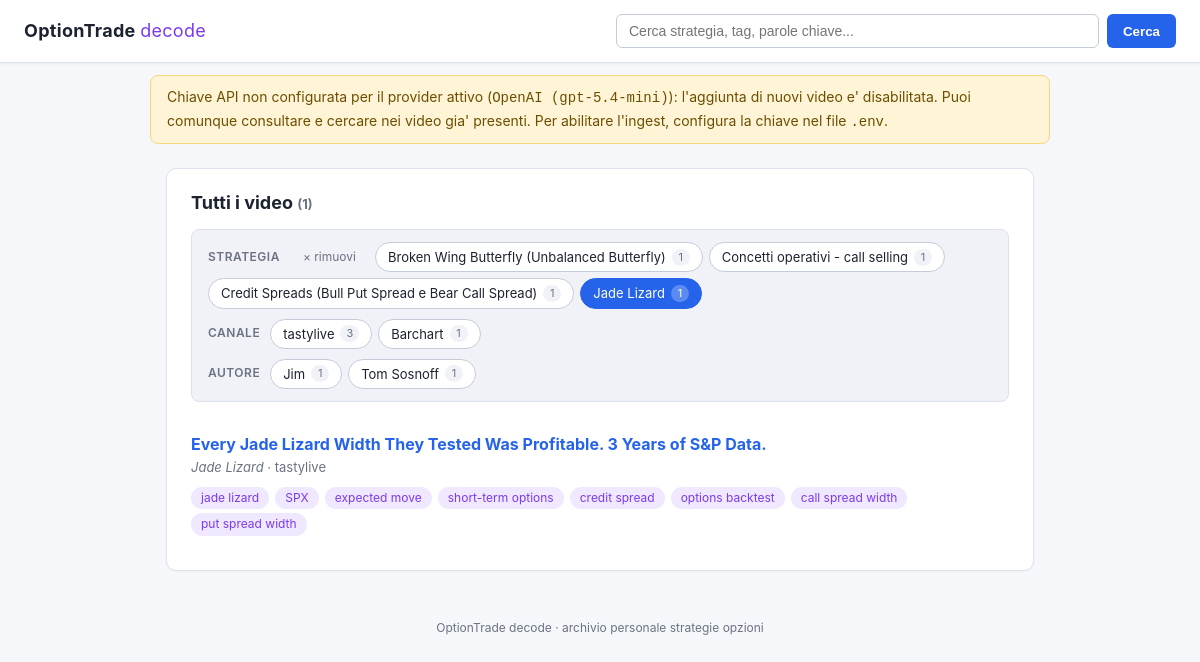
/search?strategia=Jade+Lizard, run on the app's committed database.
### tables this page shows
CREATE TABLE videos (
    id           INTEGER PRIMARY KEY AUTOINCREMENT,
    url          TEXT NOT NULL UNIQUE,
    video_id     TEXT NOT NULL,
    titolo       TEXT NOT NULL DEFAULT '',
    canale       TEXT NOT NULL DEFAULT '',
    durata_sec   INTEGER,
    lingua_orig  TEXT NOT NULL DEFAULT '',
    strategia    TEXT NOT NULL DEFAULT '',
    tag          TEXT NOT NULL DEFAULT '',
    trascrizione TEXT NOT NULL DEFAULT '',
    sintesi_it   TEXT NOT NULL DEFAULT '',
    created_at   TEXT NOT NULL
, autore TEXT NOT NULL DEFAULT '', topics TEXT NOT NULL DEFAULT '');

### app.py (the view)
@app.route("/search")
def search():
    query = (request.args.get("q") or "").strip()
    strategia = (request.args.get("strategia") or "").strip() or None
    canale = (request.args.get("canale") or "").strip() or None
    autore = (request.args.get("autore") or "").strip() or None
    risultati = db.search(query, strategia=strategia, canale=canale, autore=autore)
    return render_template(
        "search.html",
        query=query,
        risultati=risultati,
        facets=db.facets(),
        filtro_strategia=strategia,
        filtro_canale=canale,
        filtro_autore=autore,
    )

### app.py (called while the page is built)
@app.context_processor
def inject_globals():
    return {
        "api_key_present": has_api_key(),
        "provider_label": provider_label(),
    }

### db.py (called while the page is built, shortened)
@contextmanager
def connect() -> Iterator[sqlite3.Connection]:
    DB_PATH.parent.mkdir(parents=True, exist_ok=True)
    conn = sqlite3.connect(DB_PATH)
    conn.row_factory = sqlite3.Row
    try:
        yield conn
        conn.commit()
    finally:
        conn.close()

def list_recent(
    limit: int = 50,
    *,
    strategia: str | None = None,
    canale: str | None = None,
    autore: str | None = None,
) -> list[sqlite3.Row]:
    where, params = _filter_clauses(strategia, canale, autore)
    sql = (
        "SELECT id, titolo, strategia, tag, topics, canale, autore, created_at "
        "FROM videos"
    )
    if where:
        sql += " WHERE " + " AND ".join(where)
    sql += " ORDER BY id DESC LIMIT ?"
    params.append(limit)
    with connect() as conn:
        return conn.execute(sql, params).fetchall()

def search(
    query: str,
    limit: int = 50,
    *,
    strategia: str | None = None,
    canale: str | None = None,
    autore: str | None = None,
) -> list[sqlite3.Row]:
    if not query.strip():
        return list_recent(limit, strategia=strategia, canale=canale, autore=autore)

def _filter_clauses(
    strategia: str | None,
    canale: str | None,
    autore: str | None,
    table_alias: str = "",
) -> tuple[list[str], list]:
    prefix = f"{table_alias}." if table_alias else ""
    where: list[str] = []
    params: list = []
    if strategia:
        where.append(f"{prefix}strategia = ?")
        params.append(strategia)
    if canale:
        where.append(f"{prefix}canale = ?")
        params.append(canale)
    if autore:
        where.append(f"{prefix}autore = ?")
        params.append(autore)
    return where, params

### ingest.py (called while the page is built)
def _provider() -> str:
    return (os.getenv("LLM_PROVIDER", "openai") or "openai").strip().lower()

def has_api_key() -> bool:
    if _provider() == "anthropic":
        return bool(os.getenv("ANTHROPIC_API_KEY", "").strip())
    return bool(os.getenv("OPENAI_API_KEY", "").strip())

def provider_label() -> str:
    p = _provider()
    if p == "anthropic":
        return f"Anthropic ({os.getenv('CLAUDE_MODEL', 'claude-sonnet-4-6')})"
    return f"OpenAI ({os.getenv('OPENAI_MODEL', 'gpt-5.4-mini')})"

### templates/search.html (shortened to what this page needs)
{% extends "base.html" %}
{% block content %}
<section class="card">
  <h2>
    {% if query %}Risultati per "{{ query }}"{% else %}Tutti i video{% endif %}
    <span class="muted small">({{ risultati|length }})</span>
  </h2>
  {% set base_endpoint = 'search' %}
  {% set base_query = {'q': query} %}
  {% include "_filter_bar.html" %}
  {% if risultati %}
    <ul class="video-list">
      {% for r in risultati %}
        <li>
          <a href="{{ url_for('video_detail', video_pk=r['id']) }}"><strong>{{ r['titolo'] or '(senza titolo)' }}</strong></a>
          <div class="meta">
            {% if r['strategia'] %}<em>{{ r['strategia'] }}</em>{% endif %}
            {% if r['canale'] %}&middot; {{ r['canale'] }}{% endif %}
          </div>
          {% if r['tag'] %}<div class="tags">{% for t in r['tag'].split(',') %}<span class="tag">{{ t.strip() }}</span>{% endfor %}</div>{% endif %}
        </li>
      {% endfor %}
    </ul>
  {% else %}
    <p class="muted">Nessun risultato.</p>
  {% endif %}
</section>
{% endblock %}

### templates/_filter_bar.html (shortened to what this page needs)
{% if facets.strategia or facets.canale %}
<div class="filter-bar">
  {% if facets.strategia %}
    <div class="group">
      <span class="label">Strategia</span>
      {% if filtro_strategia %}
        <a class="chip clear" href="{{ chip_url(base_endpoint, base_query, 'strategia', None)|trim }}">&times; rimuovi</a>
      {% endif %}
      {% for nome, n in facets.strategia[:12] %}
        <a class="chip {% if filtro_strategia == nome %}active{% endif %}"
           href="{{ chip_url(base_endpoint, base_query, 'strategia', None if filtro_strategia == nome else nome)|trim }}">
          {{ nome }} <span class="count">{{ n }}</span>
        </a>
      {% endfor %}
    </div>
  {% endif %}
  {% if facets.canale %}
    <div class="group">
      <span class="label">Canale</span>
      {% for nome, n in facets.canale[:12] %}
        <a class="chip {% if filtro_canale == nome %}active{% endif %}"
           href="{{ chip_url(base_endpoint, base_query, 'canale', None if filtro_canale == nome else nome)|trim }}">
          {{ nome }} <span class="count">{{ n }}</span>
        </a>
      {% endfor %}
    </div>
  {% endif %}
  {% if facets.autore %}
    <div class="group">
      <span class="label">Autore</span>
      {% for nome, n in facets.autore[:12] %}
        <a class="chip {% if filtro_autore == nome %}active{% endif %}"
           href="{{ chip_url(base_endpoint, base_query, 'autore', None if filtro_autore == nome else nome)|trim }}">
          {{ nome }} <span class="count">{{ n }}</span>
        </a>
      {% endfor %}
    </div>
  {% endif %}
</div>
{% endif %}

### static/style.css (style rules this page uses)
:root { --bg: #f6f7fb; --panel: #ffffff; --panel-2: #f0f2f7; --text: #1c2230; --muted: #6b7382; --accent: #2563eb; --accent-soft: #e0ebff; --accent-2: #7c3aed; --accent-2-soft: #efe8ff; --warn-bg: #fff4d6; --warn-fg: #6b4f00; --warn-border: #f3d97c; --err-bg: #ffe5e5; --err-fg: #8a1111; --err-border: #f3a8a8; --ok-bg: #def7e3; --ok-fg: #155724; --ok-border: #97e0a3; --border: #dde1ea; --border-strong: #c4ccd9; --highlight: #fff3a8; }
* { box-sizing: border-box; }
body { margin: 0; font-family: -apple-system, BlinkMacSystemFont, "Segoe UI", Roboto, "Helvetica Neue", Arial, sans-serif; background: var(--bg); color: var(--text); line-height: 1.55; }
.card { background: var(--panel); border: 1px solid var(--border); border-radius: 10px; padding: 20px 24px; margin-bottom: 20px; box-shadow: 0 1px 2px rgba(0,0,0,0.03); }
.card h2 { margin: 0 0 12px 0; font-size: 18px; }
.muted { color: var(--muted); }
.small { font-size: 13px; }
.filter-bar { display: flex; flex-direction: column; gap: 10px; padding: 12px 16px; background: var(--panel-2); border: 1px solid var(--border); border-radius: 8px; margin-bottom: 16px; }
.filter-bar .group { display: flex; flex-wrap: wrap; align-items: center; gap: 6px; }
.filter-bar .label { font-size: 12px; font-weight: 600; color: var(--muted); text-transform: uppercase; letter-spacing: 0.5px; margin-right: 4px; }
.chip { display: inline-flex; align-items: center; gap: 6px; background: var(--panel); border: 1px solid var(--border-strong); color: var(--text); padding: 4px 12px; border-radius: 999px; font-size: 13px; text-decoration: none; transition: all 0.15s; cursor: pointer; }
.chip .count { font-size: 11px; color: var(--muted); background: var(--panel-2); border-radius: 999px; padding: 0 6px; min-width: 18px; text-align: center; }
.chip.active { background: var(--accent); color: #ffffff; border-color: var(--accent); }
.chip.active .count { background: rgba(255,255,255,0.25); color: #ffffff; }
.chip.clear { background: transparent; border-color: transparent; color: var(--muted); font-size: 12px; }
.video-list { list-style: none; padding: 0; margin: 0; }
.video-list li { padding: 14px 0; border-bottom: 1px solid var(--border); }
.video-list li:last-child { border-bottom: 0; }
.video-list a { color: var(--accent); text-decoration: none; }
.meta { color: var(--muted); font-size: 13px; }
.tags { margin-top: 6px; }
.tag { display: inline-block; background: var(--accent-2-soft); color: var(--accent-2); padding: 2px 10px; border-radius: 999px; font-size: 12px; margin-right: 6px; margin-top: 4px; }

### data on the page
videos: strategia "Broken Wing Butterfly (Unbalanced Butterfly)", id "1", autore "Tom Sosnoff"
videos: strategia "Concetti operativi - call selling", n "1", autore "Jim"
videos: strategia "Credit Spreads (Bull Put Spread e Bear Call Spread)", n "1"
videos: titolo "Every Jade Lizard Width They Tested Was Profitable. 3 Years of S&P Data.", strategia "Jade Lizard", canale "tastylive", strip "jade lizard" "SPX" "expected move" "short-term options" "credit spread" "options backtest" "call spread width" "put spread width"

### other printed values
{{ provider_label }} "OpenAI (gpt-5.4-mini)"
{{ risultati|length }} "1"
{{ nome }} "Jade Lizard"
{{ n }} "1"
{{ nome }} "tastylive" "Barchart"
{{ n }} "3" "1"
